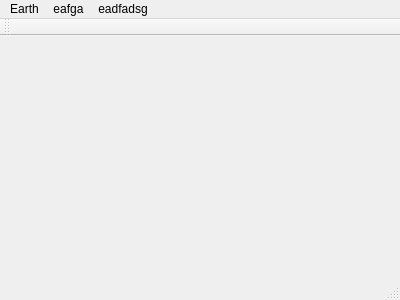
<?xml version="1.0" encoding="UTF-8"?>
<ui version="4.0">
 <class>MainWindow</class>
 <widget class="QMainWindow" name="MainWindow">
  <property name="geometry">
   <rect>
    <x>0</x>
    <y>0</y>
    <width>400</width>
    <height>300</height>
   </rect>
  </property>
  <property name="windowTitle">
   <string>MainWindow</string>
  </property>
  <widget class="MyGLWidget" name="centralWidget">
   <widget class="MyGLWidget" name="widget" native="true">
    <property name="geometry">
     <rect>
      <x>130</x>
      <y>60</y>
      <width>120</width>
      <height>80</height>
     </rect>
    </property>
   </widget>
  </widget>
  <widget class="QMenuBar" name="menuBar">
   <property name="geometry">
    <rect>
     <x>0</x>
     <y>0</y>
     <width>400</width>
     <height>22</height>
    </rect>
   </property>
   <widget class="QMenu" name="menuEarth">
    <property name="title">
     <string>Earth</string>
    </property>
   </widget>
   <widget class="QMenu" name="menueafga">
    <property name="title">
     <string>eafga</string>
    </property>
   </widget>
   <widget class="QMenu" name="menueadfadsg">
    <property name="title">
     <string>eadfadsg</string>
    </property>
   </widget>
   <addaction name="menuEarth"/>
   <addaction name="menueafga"/>
   <addaction name="menueadfadsg"/>
  </widget>
  <widget class="QToolBar" name="mainToolBar">
   <attribute name="toolBarArea">
    <enum>TopToolBarArea</enum>
   </attribute>
   <attribute name="toolBarBreak">
    <bool>false</bool>
   </attribute>
  </widget>
  <widget class="QStatusBar" name="statusBar"/>
 </widget>
 <layoutdefault spacing="6" margin="11"/>
 <customwidgets>
  <customwidget>
   <class>MyGLWidget</class>
   <extends>QWidget</extends>
   <header>myglwidget.h</header>
   <container>1</container>
  </customwidget>
 </customwidgets>
 <resources/>
 <connections/>
</ui>
